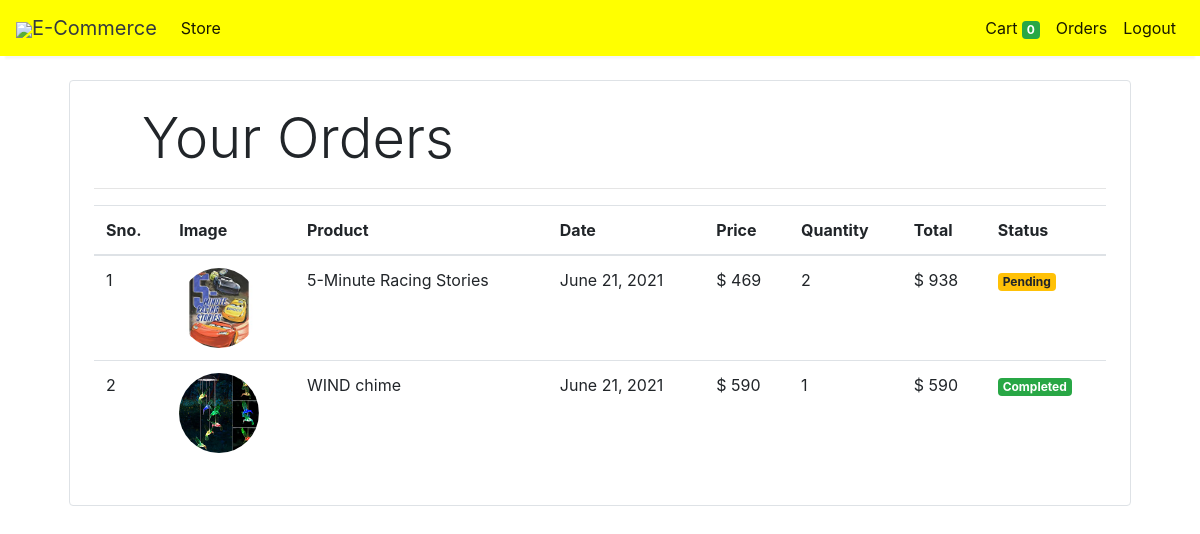
Screenshot of /orders (signed in) with the database file from the repository.
### store/models/orders.py (models this page shows, shortened)
class Order(models.Model):
    product = models.ForeignKey(Products,
                                on_delete=models.CASCADE)
    customer = models.ForeignKey(Customer,
                                 on_delete=models.CASCADE)
    quantity = models.IntegerField(default=1)
    price = models.IntegerField()
    address = models.CharField (max_length=50, default='', blank=True)
    phone = models.CharField (max_length=50, default='', blank=True)
    date = models.DateField (default=datetime.datetime.today)
    status = models.BooleanField (default=False)
    @staticmethod
    def get_orders_by_customer(customer_id):
        return Order.objects.filter(customer=customer_id).order_by('-date')

### store/models/product.py (models this page shows, shortened)
class Products(models.Model):
    name = models.CharField(max_length=60)
    price= models.IntegerField(default=0)
    category= models.ForeignKey(Category,on_delete=models.CASCADE,default=1 )
    description= models.CharField(max_length=250, default='', blank=True, null= True)
    image= models.ImageField(upload_to='uploads/products/')

### store/middlewares/auth.py (the view)
    def middleware(request):
        print(request.session.get('customer'))
        returnUrl = request.META['PATH_INFO']
        print(request.META['PATH_INFO'])
        if not request.session.get('customer'):
           return redirect(f'login?return_url={returnUrl}')
        response = get_response(request)
        return response

### store/templatetags/custom_filter.py (called while the page is built)
@register.filter(name='currency')
def currency(number):
    return "$ "+str(number)

@register.filter(name='multiply')
def multiply(number , number1):
    return number * number1

### store/views/orders.py (called while the page is built)
    def get(self , request ):
        customer = request.session.get('customer')
        orders = Order.get_orders_by_customer(customer)
        print(orders)
        return render(request , 'orders.html'  , {'orders' : orders})

### store/templates/orders.html
{% extends 'base.html' %}
{% block content %}
{% load cart %}
{% load custom_filter %}
<div class="container">
   <div class="border rounded p-4 m-4">
        <p class="display-4 pl-4 ml-4">Your Orders</p>
        <hr>
        <table class="table">
            <thead>
                <tr>
                    <th>Sno.</th>
                    <th>Image</th>
                    <th>Product</th>
                    <th>Date</th>
                    <th>Price</th>
                    <th>Quantity</th>
                    <th>Total</th>
                    <th>Status</th>
                </tr>
            </thead>
            <tbody>
                {% for order in orders %}
                <tr>
                    <td>{{forloop.counter}}</td>
                    <td><img style="height: 80px;" class="rounded-circle" src="{{order.product.image.url}}" alt=""></td>
                    <td>{{order.product.name}}</td>
                    <td>{{order.date}}</td>
                    <td>{{order.price|currency}}</td>
                    <td>{{order.quantity}}</td>
                    <td>{{order.quantity|multiply:order.price|currency}}</td>
                    {% if order.status %}
                    <td><small class="badge badge-success">Completed</small></td>
                    {%else%}
                    <td><small class="badge badge-warning">Pending</small></td>
                    {% endif %}
                </tr>
                {% endfor %}
            </tbody>
        </table>
   </div>
</div>
{% endblock %}

### rows the page displays
Order: product.image (picture), product.name "5-Minute Racing Stories", date "June 21, 2021", price "$ 469", quantity "2", quantity|multiply "$ 938", status "Pending"
Order: product.image (picture), product.name "WIND chime", date "June 21, 2021", price "$ 590", quantity "1", quantity|multiply "$ 590", status "Completed"

### other values shown
{{ request.session.cart.keys|length }} "0"
